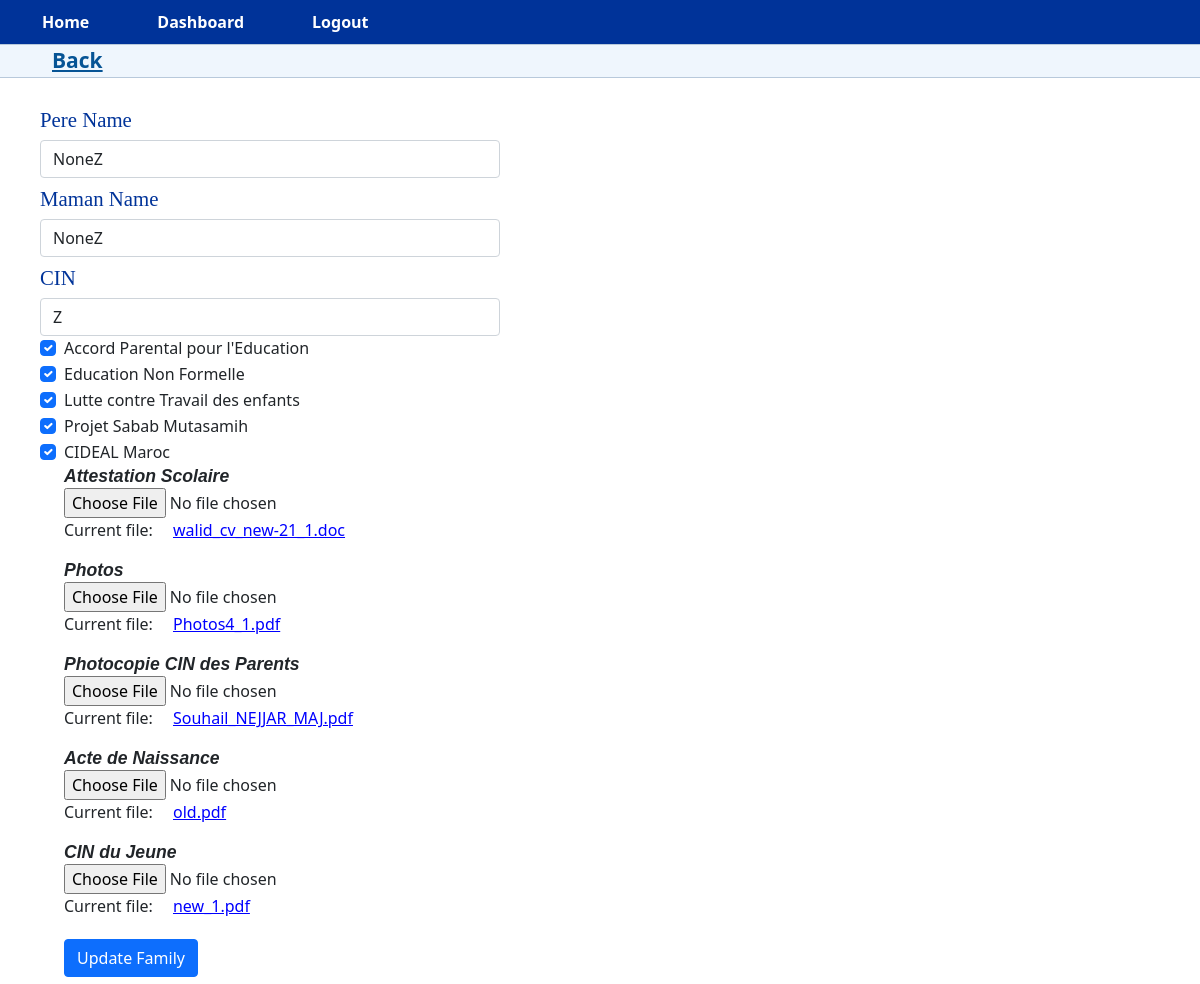
/edit_family/3 (signed in), run on an earlier commit of the app's database.
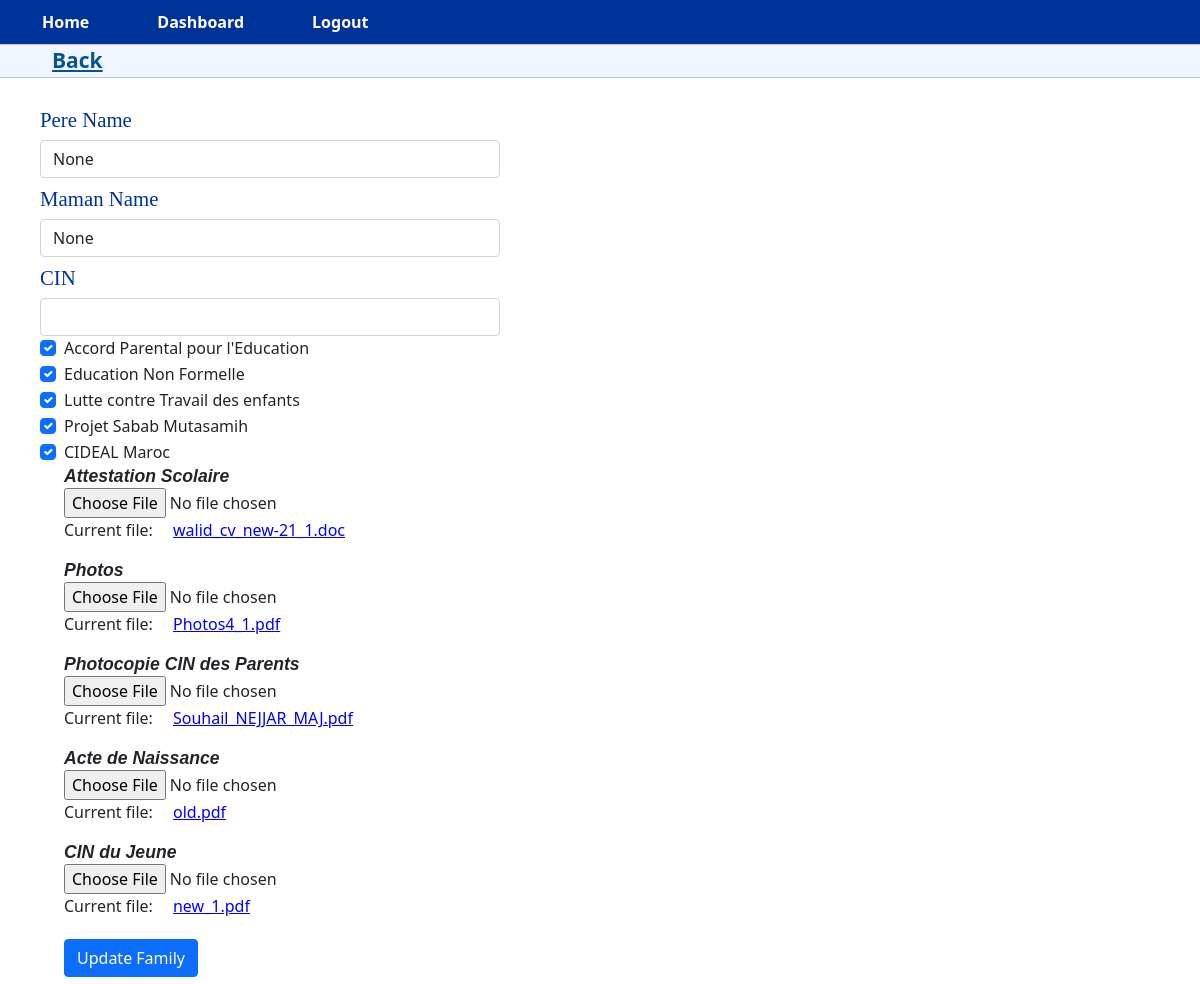
And on a later commit of the database.
### app.py (models this page shows)
class Family(db.Model, UserMixin):
    id = db.Column(db.Integer, primary_key=True)
    pere_name = db.Column(db.String(100), nullable=True)
    maman_name = db.Column(db.String(100), nullable=True)
    cin = db.Column(db.String(20), nullable=True)
    Accord_P_Education_parental = db.Column(db.Boolean, default=False, nullable=True)
    Education_Non_Formelle = db.Column(db.Boolean, default=False, nullable=True)
    lutte_contre_Travail_des_enfants = db.Column(db.Boolean, default=False, nullable=True)
    Projet_Sabab_Mutasamih = db.Column(db.Boolean, default=False, nullable=True)
    CIDEAL_Maroc = db.Column(db.Boolean, default=False, nullable=True)
    Attestation_scolaire = db.Column(db.String(100), nullable=True)
    Photos = db.Column(db.String(100), nullable=True)
    photocopie_CIN_parents = db.Column(db.String(100), nullable=True)
    Acte_de_naissance = db.Column(db.String(100), nullable=True)
    CIN_du_jeune = db.Column(db.String(100), nullable=True)
    children_id = db.Column(db.Integer, db.ForeignKey('children.id'))
    child = db.relationship('Children', backref='parent_family')

### app.py (the view, shortened to what this page needs)
@app.route('/edit_family/<int:child_id>', methods=['GET', 'POST'])
@manager_role_required
@login_required
def edit_family(child_id):
    child = Children.query.get(child_id)
    if child is None:
        flash('Child not found.', 'danger')
        return redirect(url_for('view_family', child_id=child_id))
    family = child.family[0]
    if family is None:
        flash('Family not found.', 'danger')
        return redirect(url_for('view_family', child_id=child_id))
    form = FamilyForm()
    if request.method == 'GET':
        form.process(obj=family)
    return render_template('edit_family.html', form=form, family=family, child_id=child_id)

### app.py
class FamilyForm(FlaskForm):
    pere_name = StringField('Pere Name', validators=[Length(max=100)])
    maman_name = StringField('Maman Name', validators=[ Length(max=100)])
    cin = StringField('CIN', validators=[Length(max=20)])
    Accord_P_Education_parental = BooleanField('Accord Parental pour l\'Education')
    Education_Non_Formelle = BooleanField('Education Non Formelle')
    lutte_contre_Travail_des_enfants = BooleanField('Lutte contre Travail des enfants')
    Projet_Sabab_Mutasamih = BooleanField('Projet Sabab Mutasamih')
    CIDEAL_Maroc = BooleanField('CIDEAL Maroc')
    Attestation_scolaire = FileField('Attestation Scolaire')
    Photos = FileField('Photos', default=False)
    photocopie_CIN_parents = FileField('Photocopie CIN des Parents')
    Acte_de_naissance = FileField('Acte de Naissance')
    CIN_du_jeune = FileField('CIN du Jeune')
    submit = SubmitField('Save')

### app.py (called while the page is built)
@login_manager.user_loader
def load_user(id):
    with app.app_context():
        return User.query.get(int(id))

### templates/edit_family.html (shortened to what the changed rows need)
{% extends "base.html" %}
{% block page_content %}
<form method="POST" class="custom-form" enctype="multipart/form-data">
  <div class="form-group">
    <label for="{{ form.pere_name.id }}" class="label-edit">{{ form.pere_name.label }}</label>
    {{ form.pere_name(class_="form-control") }}
  </div>
  <div class="form-group">
    <label for="{{ form.maman_name.id }}" class="label-edit">{{ form.maman_name.label }}</label>
    {{ form.maman_name(class_="form-control") }}
  </div>
  <div class="form-group">
    <label for="{{ form.cin.id }}" class="label-edit">{{ form.cin.label }}</label>
    {{ form.cin(class_="form-control") }}
  </div>
  <div class="form-group">
    <div class="form-check form-check-inline">
      {{ form.Accord_P_Education_parental(class_="form-check-input", checked=form.Accord_P_Education_parental.data) }}
      <label for="{{ form.Accord_P_Education_parental.id }}" class="form-check-label">{{ form.Accord_P_Education_parental.label }}</label>
    </div>
  </div>
  <div class="form-group">
    <div class="form-check form-check-inline">
      {{ form.Education_Non_Formelle(class_="form-check-input", checked=form.Education_Non_Formelle.data) }}
      <label for="{{ form.Education_Non_Formelle.id }}" class="form-check-label">{{ form.Education_Non_Formelle.label }}</label>
    </div>
  </div>
  <div class="form-group">
    <div class="form-check form-check-inline">
      {{ form.lutte_contre_Travail_des_enfants(class_="form-check-input", checked=form.lutte_contre_Travail_des_enfants.data) }}
      <label for="{{ form.lutte_contre_Travail_des_enfants.id }}" class="form-check-label">{{ form.lutte_contre_Travail_des_enfants.label }}</label>
    </div>
  </div>
  <div class="form-group">
    <div class="form-check form-check-inline">
      {{ form.Projet_Sabab_Mutasamih(class_="form-check-input", checked=form.Projet_Sabab_Mutasamih.data) }}
      <label for="{{ form.Projet_Sabab_Mutasamih.id }}" class="form-check-label">{{ form.Projet_Sabab_Mutasamih.label }}</label>
    </div>
  </div>
  <div class="form-group">
    <div class="form-check form-check-inline">
      {{ form.CIDEAL_Maroc(class_="form-check-input", checked=form.CIDEAL_Maroc.data) }}
      <label for="{{ form.CIDEAL_Maroc.id }}" class="form-check-label">{{ form.CIDEAL_Maroc.label }}</label>
      <div class="form-group">
        <div>
        <div>
        <div class="custom-file">
          <label for="attestation_scolaire" class="custom-file-label">{{ form.Attestation_scolaire.label }}</label>
          {{ form.Attestation_scolaire(id="attestation_scolaire", class_="custom-file-input") }}
        </div>
        {% if family.Attestation_scolaire %}
          <p>Current file: <a class="a_file_name" href="{{ family.Attestation_scolaire }}" target="_blank" rel="noopener noreferrer">{{ family.Attestation_scolaire.split("/")[-1] }}</a></p>
        {% endif %}
      </div>
      <div class="form-group">
        <div class="custom-file">
          <label for="photos" class="custom-file-label">{{ form.Photos.label }}</label><br>
          {{ form.Photos(id="photos", class_="custom-file-input") }}
        </div>
        {% if family.Photos %}
          <p>Current file: <a class="a_file_name" href="{{ family.Photos }}" target="_blank" rel="noopener noreferrer">{{ family.Photos.split("/")[-1] }}</a></p>
        {% endif %}
      </div>
      <div class="form-group">
        <div class="custom-file">
          <label for="photocopie_CIN_parents" class="custom-file-label">{{ form.photocopie_CIN_parents.label }}</label>
          {{ form.photocopie_CIN_parents(id="photocopie_CIN_parents", class_="custom-file-input") }}
        </div>
        {% if family.photocopie_CIN_parents %}
          <p>Current file: <a class="a_file_name" href="{{ family.photocopie_CIN_parents }}" target="_blank" rel="noopener noreferrer">{{ family.photocopie_CIN_parents.split("/")[-1] }}</a></p>
        {% endif %}
      </div>
      <div class="form-group">
        <div class="custom-file">
          <label for="Acte_de_naissance" class="custom-file-label">{{ form.Acte_de_naissance.label }}</label>
          {{ form.Acte_de_naissance(id="Acte_de_naissance", class_="custom-file-input") }}
        </div>
        {% if family.Acte_de_naissance %}
          <p>Current file: <a class="a_file_name" href="{{ family.Acte_de_naissance }}" target="_blank" rel="noopener noreferrer">{{ family.Acte_de_naissance.split("/")[-1] }}</a></p>
        {% endif %}
      </div>
      <div class="form-group">
        <div class="custom-file">
          <label for="CIN_du_jeune" class="custom-file-label">{{ form.CIN_du_jeune.label }}</label><br>
          {{ form.CIN_du_jeune(id="CIN_du_jeune", class_="custom-file-input") }}
        </div>
        {% if family.Acte_de_naissance %}
          <p>Current file: <a class="a_file_name" href="{{ family.CIN_du_jeune }}" target="_blank" rel="noopener noreferrer">{{ family.CIN_du_jeune.split("/")[-1] }}</a></p>
        {% endif %}
      </div>
      </div>
      <button type="submit" class="btn btn-primary">Update Family</button>
    </form>
  {% endblock %}

What changed in the data, as far as the page shows it:
changed Family "walid_cv_new-21_1.doc": pere_name "NoneZ" → "None"; maman_name "NoneZ" → "None"; cin "Z" → (not shown)
